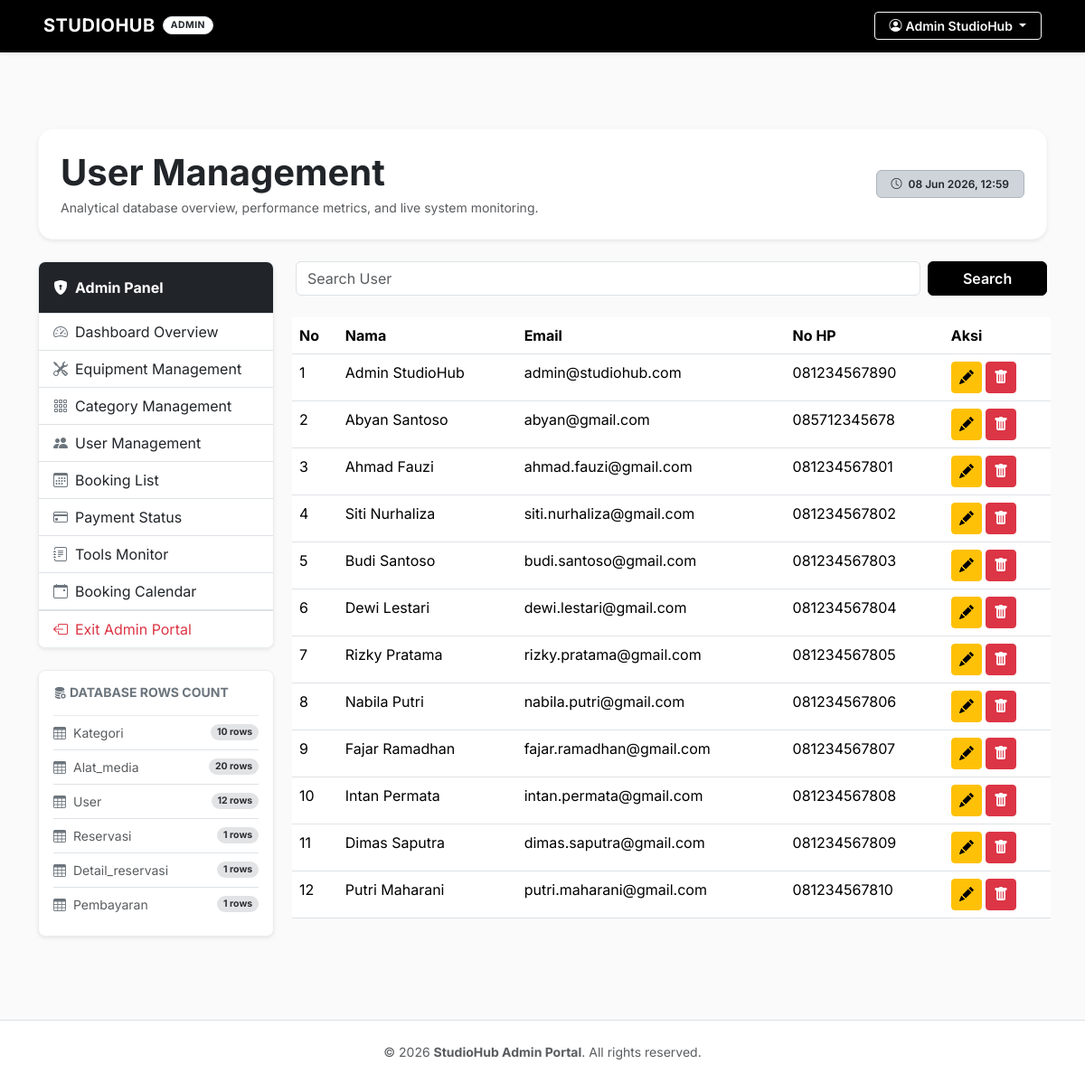
The page /modules/admin/user/index.php (signed in) on the database its author committed.
### tables this page shows
CREATE TABLE IF NOT EXISTS `user` (
  `id_user` int(11) NOT NULL,
  `nama` varchar(100) NOT NULL,
  `email` varchar(100) NOT NULL,
  `id_password` varchar(255) NOT NULL,
  `no_hp` varchar(20) DEFAULT NULL,
  `role` enum('admin','pelanggan') DEFAULT 'pelanggan'
);

### modules/admin/user/index.php (the view, shortened to what this page needs)
<?php
require '../../../config/koneksi.php';
$query = 'SELECT * FROM user ';
$query .= ' ORDER BY id_user;';
$hasil = mysqli_query($conn, $query);
$tables = [
    'kategori',
    'alat_media',
    'user',
    'reservasi',
    'detail_reservasi',
    'pembayaran',
];
$table_sizes = [];
foreach ($tables as $t) {
    $size_q = mysqli_query($conn, "SELECT COUNT(*) AS total FROM `$t`");
    $table_sizes[$t] = mysqli_fetch_assoc($size_q)['total'] ?? 0;
}
?>
<?php include '../../../includes/header_admin.php'; ?>
<!DOCTYPE html>
<html lang="en">
<head>
</head>
<body>
    <div class="pt-5 pb-4">
        <div class="p-4 bg-white border border-light shadow-sm rounded-4 mb-4 d-flex flex-wrap justify-content-between align-items-center">
            <div>
                <h1 class="fw-bold mb-1 text-dark">User Management</h1>
                <p class="text-muted mb-0 small">
                    Analytical database overview, performance metrics, and live system monitoring.
                </p>
            </div>
            <div class="mt-3 mt-md-0">
                <span class="badge bg-dark-subtle text-dark border border-dark-subtle px-3 py-2 fw-semibold">
                    <i class="bi bi-clock me-1"></i> <?= date('d M Y, H:i') ?>
                </span>
            </div>
        </div>
        <div class="row g-4">
            <div class="col-lg-3">
                <?php include '../../../includes/sidebar_admin.php'; ?>
                <div class="card shadow-sm border border-light-subtle rounded-3 p-3 mt-4 bg-white">
                    <h6 class="fw-bold mb-3 text-secondary text-uppercase small"><i class="bi bi-database-fill-gear me-1"></i>Database Rows Count</h6>
                    <div class="list-group list-group-flush small">
                        <?php foreach (
                            $table_sizes
                            as $table_name => $count
                        ): ?>
                        <div class="list-group-item d-flex justify-content-between align-items-center px-0 bg-transparent py-2">
                            <span class="text-muted text-capitalize"><i class="bi bi-table me-2 text-secondary"></i><?= htmlspecialchars(
                                $table_name,
                            ) ?></span>
                            <span class="badge bg-secondary-subtle text-secondary-emphasis rounded-pill"><?= $count ?> rows</span>
                        </div>
                        <?php endforeach; ?>
                    </div>
                </div>
            </div>
            <div class="col-lg-9">
                <form method="GET" class="row g-2 mb-4">
                    <div class="col-md-10">
                        <input type="text" name="search" class="form-control" placeholder="Search User" value="<?= $_GET[
                            'search'
                        ] ?? '' ?>">
                    </div>
                    <div class="col-md-2">
                        <button type="submit" class="btn btn-dark w-100">Search</button>
                    </div>
                </form>
                <div class="row g-2 mb-4">
                    <table class="table table-hover">
                        <thead>
                            <tr>
                                <th>No</th>
                                <th>Nama</th>
                                <th>Email</th>
                                <th>No HP</th>
                                <th>Aksi</th>
                            </tr>
                        </thead>
                        <tbody>
                                <?php
                                $no = 1;
                                while ($data = mysqli_fetch_array($hasil)) { ?>
                                        <tr>
                                            <td><?php echo $no; ?></td>
                                            <td><?php echo $data[
                                                'nama'
                                            ]; ?></td>
                                            <td><?php echo $data[
                                                'email'
                                            ]; ?></td>
                                            <td><?php echo $data[
                                                'no_hp'
                                            ]; ?></td>
                                            <td>
                                                <a href="./update.php?id_user=<?= $data[
                                                    'id_user'
                                                ] ?>" class="btn btn-warning btn-sm" style="padding-bottom: 8px;">
                                                </a>
                                                <a onclick="return confirm('Apakah Anda yakin ingin menghapus data ini?');" href="./delete.php?id_user=<?= $data[
                                                    'id_user'
                                                ] ?>" class="btn btn-danger btn-sm" style="padding-bottom: 8px;">
                                                </a>
                                            </td>
                                        </tr>
                                    <?php $no++;}
                                ?>
                        </tbody>
                    </table>
                </div>
            </div>
        </div>
    </div>
</body>
</html>
<?php include '../../../includes/footer_admin.php'; ?>

### assets/css/style.css (style rules this page uses)
body { font-family: 'Inter', -apple-system, BlinkMacSystemFont, "Segoe UI", Roboto, "Helvetica Neue", Arial, sans-serif; color: #333333; background-color: #f8f9fa; padding-top: 70px; }
.card { border: 1px solid #e3e6f0; border-radius: 6px; box-shadow: 0 2px 4px rgba(0,0,0,0.02); transition: transform 0.2s, box-shadow 0.2s; }

### includes/header_admin.php (style rules this page uses)
body { font-family: 'Inter', -apple-system, BlinkMacSystemFont, "Segoe UI", Roboto, sans-serif; color: #1a1a1a; background-color: #fafafa; }
.btn-dark { background-color: #000000 !important; border-color: #000000 !important; color: #ffffff !important; font-weight: 600; transition: all 0.2s ease; }

### rows shown on the page
user: nama "Admin StudioHub", email "admin@studiohub.com", no_hp "081234567890"
user: nama "Abyan Santoso", email "abyan@gmail.com", no_hp "085712345678"
user: nama "Ahmad Fauzi", email "ahmad.fauzi@gmail.com", no_hp "081234567801"
user: nama "Siti Nurhaliza", email "siti.nurhaliza@gmail.com", no_hp "081234567802"
user: nama "Budi Santoso", email "budi.santoso@gmail.com", no_hp "081234567803"
user: nama "Dewi Lestari", email "dewi.lestari@gmail.com", no_hp "081234567804"
user: nama "Rizky Pratama", email "rizky.pratama@gmail.com", no_hp "081234567805"
user: nama "Nabila Putri", email "nabila.putri@gmail.com", no_hp "081234567806"
user: nama "Fajar Ramadhan", email "fajar.ramadhan@gmail.com", no_hp "081234567807"
user: nama "Intan Permata", email "intan.permata@gmail.com", no_hp "081234567808"
user: nama "Dimas Saputra", email "dimas.saputra@gmail.com", no_hp "081234567809"
user: nama "Putri Maharani", email "putri.maharani@gmail.com", no_hp "081234567810"

### other values the page prints
$_SESSION['nama'] "Admin StudioHub"
$table_name "Kategori"
$count "10"
$table_name "Alat_media"
$count "20"
$table_name "User"
$count "12"
$table_name "Reservasi"
$count "1"
$table_name "Detail_reservasi"
$table_name "Pembayaran"
